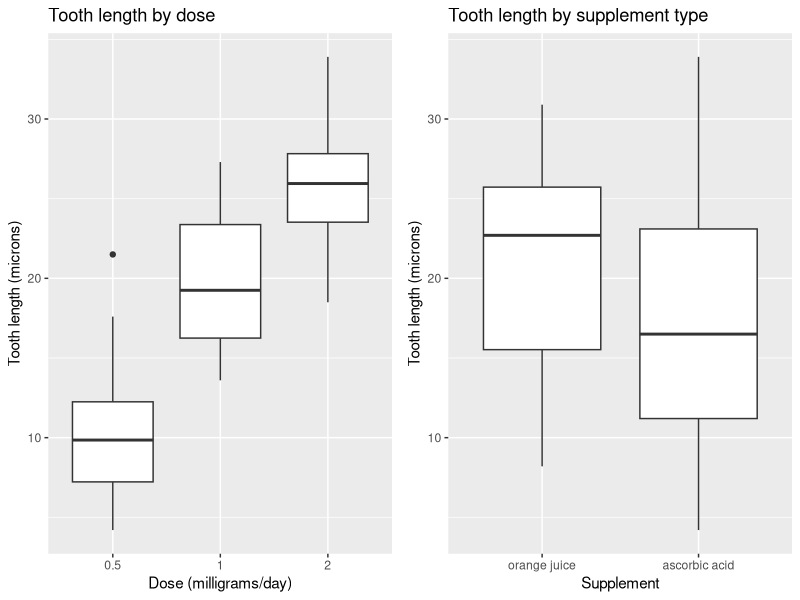

Reproduce this figure in R.
## ---- chunk 1
library(datasets)
library(plyr)
library(ggplot2)
library(knitr)
library(grid)

data(ToothGrowth)
ToothGrowth$dose <- factor(ToothGrowth$dose)
## ---- chunk 2
summary.total <- data.frame(
              n    = length(ToothGrowth$len),
              mean = mean(ToothGrowth$len),
              min = min(ToothGrowth$len),
              q1 = quantile(ToothGrowth$len, .25),
              median = median(ToothGrowth$len),
              q3 = quantile(ToothGrowth$len, .75),
              max = max(ToothGrowth$len),
              sd   = sd(ToothGrowth$len),
              row.names = NULL
)
kable(summary.total)
## ---- chunk 3

plot.dose <- 
    ggplot(ToothGrowth, aes(dose, len)) + 
    geom_boxplot() +
    xlab('Dose (milligrams/day)') +
    ylab('Tooth length (microns)') +
    ggtitle('Tooth length by dose')

plot.supp <- 
    ggplot(ToothGrowth, aes(supp, len)) + 
    geom_boxplot() +
    xlab('Supplement') +
    ylab('Tooth length (microns)') +
   ggtitle('Tooth length by supplement type') +
   scale_x_discrete(breaks=c("OJ", "VC"), labels=c("orange juice", "ascorbic acid"))

grid.newpage()
pushViewport(viewport(layout = grid.layout(1, 2, widths = c(0.5, 0.5))))
print(plot.dose, vp = viewport(layout.pos.row = 1, layout.pos.col = 1))
print(plot.supp, vp = viewport(layout.pos.row = 1, layout.pos.col = 2))
## ---- chunk 4
dose.0.5 <- ToothGrowth[ToothGrowth$dose == 0.5, c("len")]
dose.1.0 <- ToothGrowth[ToothGrowth$dose == 1.0, c("len")]
dose.2.0 <- ToothGrowth[ToothGrowth$dose == 2.0, c("len")]
## ---- chunk 5
OJ <- ToothGrowth[ToothGrowth$supp == "OJ", c("len")]
VC <- ToothGrowth[ToothGrowth$supp == "VC", c("len")]
